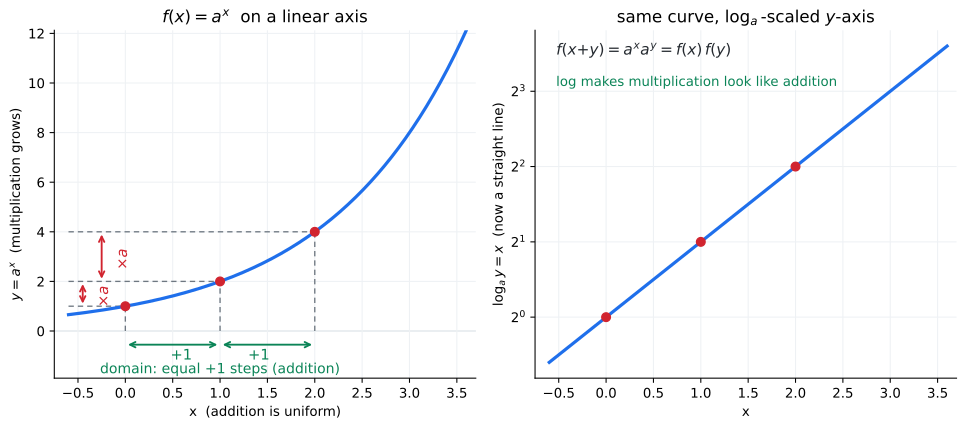

Write the Python code that produced this figure.
#!/usr/bin/env python3
"""Static figure for 04강 3기 5강 (군의 관점에서 지수법칙) — §4.

The exponential f(x)=a^x carries the ADDITION of the domain to the MULTIPLICATION
of the codomain: f(x+y)=a^x a^y. Left panel shows a^x on a linear y-axis (equal
steps in x give a GROWING geometric jump in y); right panel shows the same curve
with a LOG-scaled y-axis, where it becomes a straight line — the visual of "두 군을
같게 본다" (§1:57:42): on a log axis, multiplication looks like addition.

Reproduce:
  uv run --with matplotlib --with numpy python exponential-add-to-mult-03-season-05-04.py
"""
from pathlib import Path
import numpy as np
import matplotlib.pyplot as plt

OUT = Path(__file__).with_suffix(".svg")

a = 2.0
x = np.linspace(-0.6, 3.6, 400)
y = a ** x

# three equally-spaced domain points: x, x+1, x+2  ->  multiplicative steps in y
xs = np.array([0.0, 1.0, 2.0])
ys = a ** xs

fig, (axL, axR) = plt.subplots(1, 2, figsize=(10.2, 4.6))

blue, red, green, grey = "#1f6feb", "#d1242f", "#0b8457", "#6e7781"

# ---------- left: linear y-axis ----------
axL.plot(x, y, color=blue, lw=2.4, zorder=4)
for xi, yi in zip(xs, ys):
    axL.plot([xi, xi], [0, yi], color=grey, lw=1.0, ls=(0, (4, 3)), zorder=2)
    axL.plot([-0.6, xi], [yi, yi], color=grey, lw=1.0, ls=(0, (4, 3)), zorder=2)
    axL.scatter([xi], [yi], s=42, color=red, zorder=6)

# brace-style annotations: equal +1 in x, but x2 in y
for xi in [0.5, 1.5]:
    axL.annotate("", xy=(xi + 0.5, -0.55), xytext=(xi - 0.5, -0.55),
                 arrowprops=dict(arrowstyle="<->", color=green, lw=1.4))
axL.text(1.0, -1.15, "+1            +1", color=green, fontsize=11, ha="center")
axL.text(1.0, -1.7, r"domain: equal $+1$ steps (addition)",
         color=green, fontsize=10.5, ha="center")

axL.annotate("", xy=(-0.45, ys[1]), xytext=(-0.45, ys[0]),
             arrowprops=dict(arrowstyle="<->", color=red, lw=1.4))
axL.annotate("", xy=(-0.25, ys[2]), xytext=(-0.25, ys[1]),
             arrowprops=dict(arrowstyle="<->", color=red, lw=1.4))
axL.text(-0.30, 1.4, r"$\times a$", color=red, fontsize=11, rotation=90, va="center")
axL.text(-0.10, 2.9, r"$\times a$", color=red, fontsize=11, rotation=90, va="center")

axL.set_title(r"$f(x)=a^{x}$  on a linear axis", fontsize=12.5)
axL.set_xlabel("x  (addition is uniform)")
axL.set_ylabel(r"$y=a^{x}$  (multiplication grows)")
axL.set_xlim(-0.75, 3.7)
axL.set_ylim(-1.9, a ** 3.6)
axL.axhline(0, color="#d0d7de", lw=0.8, zorder=0)
axL.grid(True, color="#eef1f4", lw=0.8)

# ---------- right: log y-axis -> straight line ----------
axR.plot(x, y, color=blue, lw=2.4, zorder=4)
for xi, yi in zip(xs, ys):
    axR.scatter([xi], [yi], s=42, color=red, zorder=6)
axR.set_yscale("log", base=a)
axR.set_title(r"same curve, $\log_a$-scaled $y$-axis", fontsize=12.5)
axR.set_xlabel("x")
axR.set_ylabel(r"$\log_a y = x$  (now a straight line)")
axR.set_xlim(-0.75, 3.7)
axR.grid(True, which="both", color="#eef1f4", lw=0.8)
axR.text(0.05, 0.93,
         r"$f(x{+}y)=a^{x}a^{y}=f(x)\,f(y)$",
         transform=axR.transAxes, fontsize=11.5, color="#24292f")
axR.text(0.05, 0.84,
         "log makes multiplication look like addition",
         transform=axR.transAxes, fontsize=10, color=green)

for ax in (axL, axR):
    for s in ("top", "right"):
        ax.spines[s].set_visible(False)

fig.tight_layout()
fig.savefig(OUT, format="svg", bbox_inches="tight")
print(f"wrote {OUT}  (a={a}, ys={ys.tolist()}, ratios={ (ys[1]/ys[0], ys[2]/ys[1]) })")
